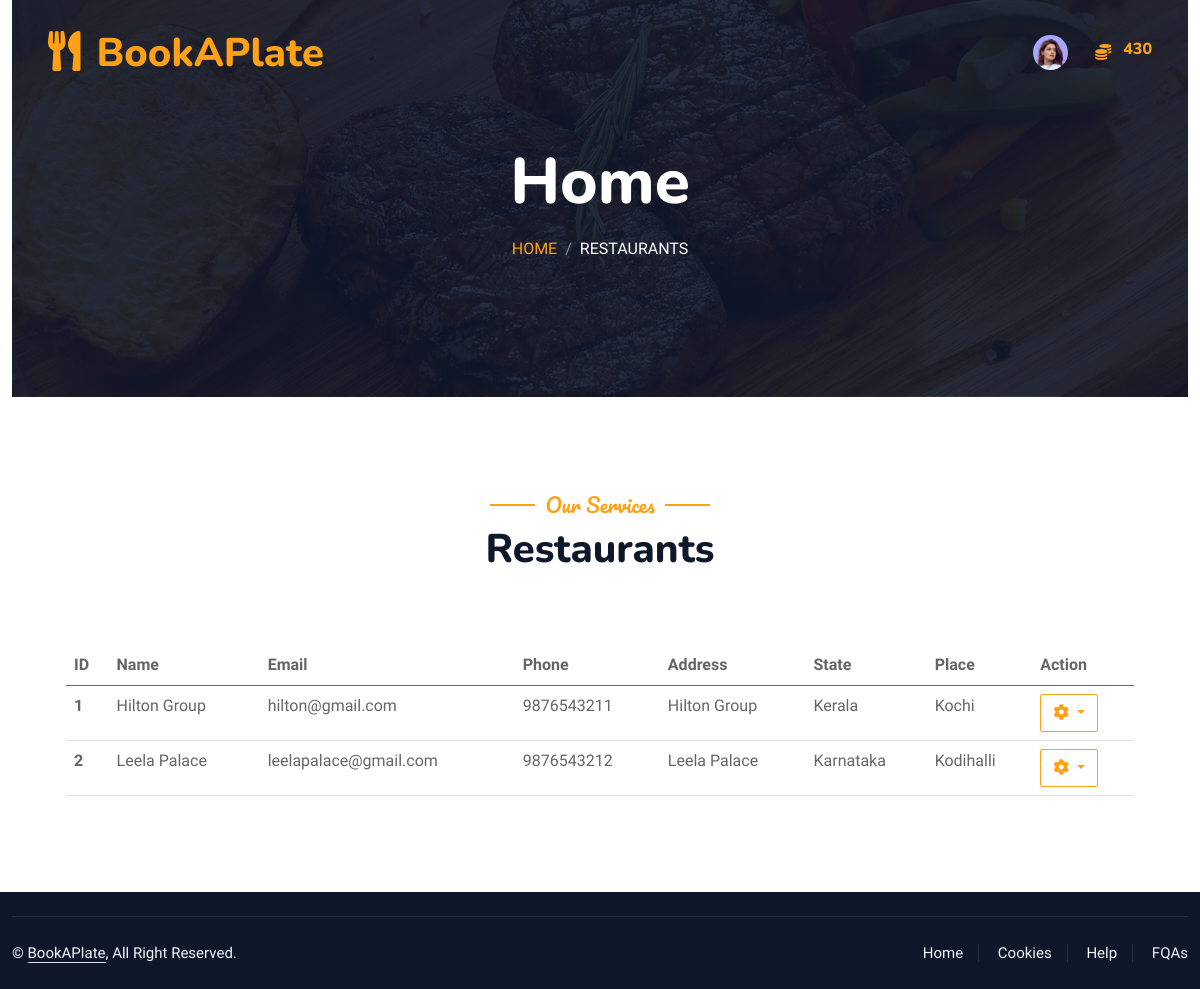
The page /customer_user/restaurants/ (signed in) on the database as committed earlier.
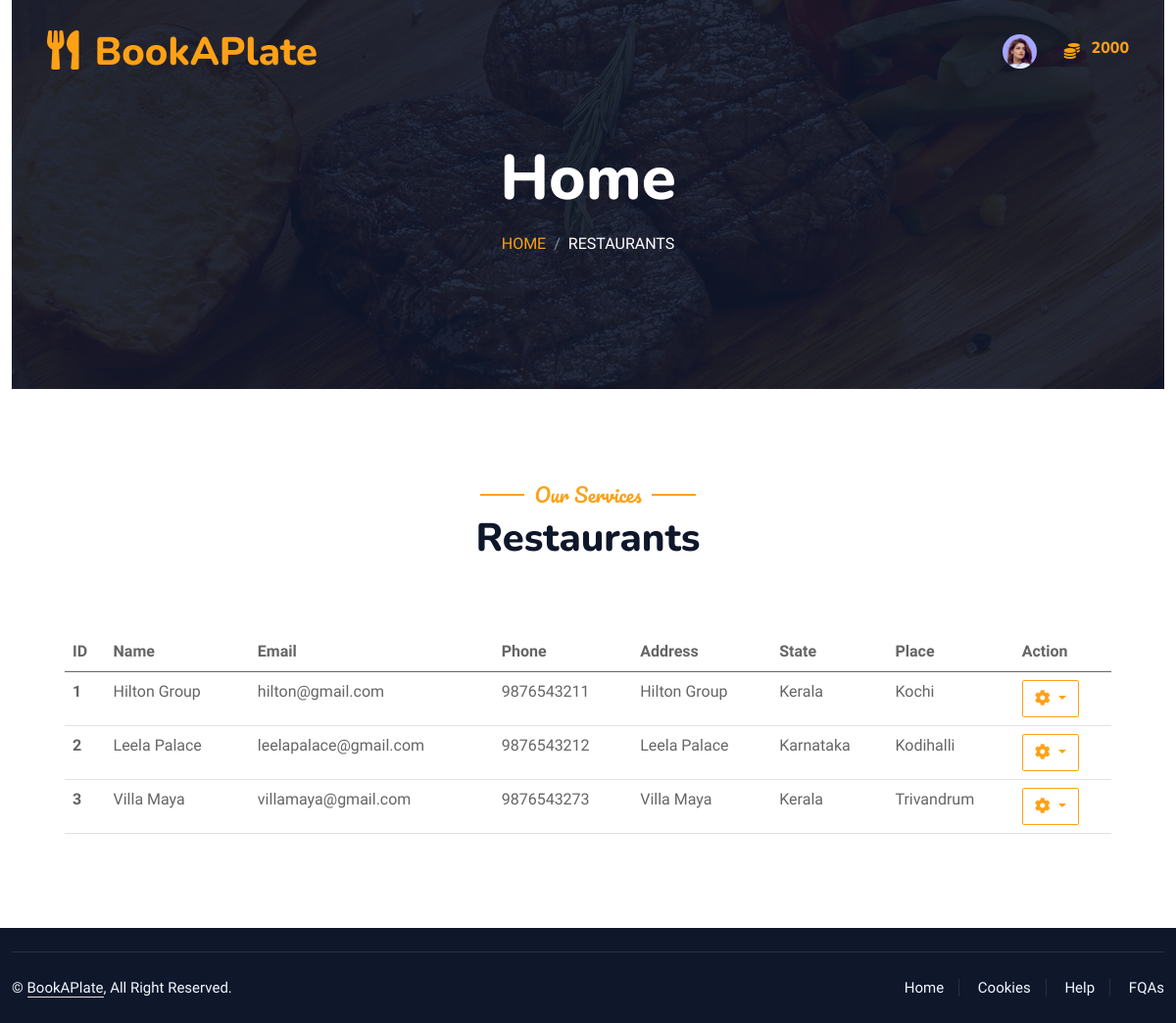
The same page on the database as committed later.
### admin_workbench/models.py (models this page shows)
class Coins(models.Model):
    coin_id = models.AutoField(primary_key=True)
    coin_quantity = models.IntegerField(default= 2000)
    user = models.ForeignKey(Customer,on_delete=models.CASCADE)

class Restaurant(models.Model):
    restaurant_id = models.AutoField(primary_key=True)
    phone = models.CharField(max_length=13, unique=True)
    address = models.CharField(max_length=100)
    place = models.CharField(max_length=100)
    STATES_CHOICES = [
    ('','Select State'),
    ('Andhra Pradesh', 'Andhra Pradesh'),
    ('Arunachal Pradesh', 'Arunachal Pradesh'),
    ('Assam', 'Assam'),
    ('Bihar', 'Bihar'),
    ('Chhattisgarh', 'Chhattisgarh'),
    ('Goa', 'Goa'),
    ('Gujarat', 'Gujarat'),
    ('Haryana', 'Haryana'),
    ('Himachal Pradesh', 'Himachal Pradesh'),
    ('Jharkhand', 'Jharkhand'),
    ('Karnataka', 'Karnataka'),
    ('Kerala', 'Kerala'),
    ('Madhya Pradesh', 'Madhya Pradesh'),
    ('Maharashtra', 'Maharashtra'),
    ('Manipur', 'Manipur'),
    ('Meghalaya', 'Meghalaya'),
    ('Mizoram', 'Mizoram'),
    ('Nagaland', 'Nagaland'),
    ('Odisha', 'Odisha'),
    ('Punjab', 'Punjab'),
    ('Rajasthan', 'Rajasthan'),
    ('Sikkim', 'Sikkim'),
    ('Tamil Nadu', 'Tamil Nadu'),
    ('Telangana', 'Telangana'),
    ('Tripura', 'Tripura'),
    ('Uttar Pradesh', 'Uttar Pradesh'),
    ('Uttarakhand', 'Uttarakhand'),
    ('West Bengal', 'West Bengal')
]
    state = models.CharField(max_length=100, choices=STATES_CHOICES, default='Kerala')
    status = models.CharField(max_length=10, default='Inactive')
    profile_photo = models.ImageField(upload_to='restaurant_profile/', null=True)
    pancard = models.ImageField(upload_to='business_pan/', null=True)
    description = models.TextField()
    fssai_registration_number = models.DecimalField(max_digits=14, unique=True, decimal_places=0)
    license_number = models.CharField(max_length=100, unique=True)
    user = models.OneToOneField(User, on_delete=models.CASCADE)

### customer/views.py (the view)
# urls.py: path('restaurants/', RestaurantListView, name='restaurants'),
@login_required
def RestaurantListView(request):
    logged_user, customer, coins = get_customer_and_coins(request)
    restaurants = Restaurant.objects.filter(status='Active')
    context = {
        'logged_user': logged_user,
        'customer': customer,
        'restaurants': restaurants,
        'coins': coins,
    }
    return render(request, 'customer/restaurants.html', context)

### customer/views.py (called while the page is built)
@login_required
def get_customer_and_coins(request):
    logged_user = request.user
    customer = get_object_or_404(Customer, user=logged_user)
    coins = get_object_or_404(Coins, user=customer)
    return logged_user, customer, coins

### customer/templates/customer/restaurants.html (shortened to what this page needs)
{% extends 'customer/base.html'%} {% load static %}  {% block content %}
<div class="container-xxl position-relative p-0">
  <div class="container-xxl py-5 bg-dark hero-header mb-5">
    <div class="container text-center my-5 pt-5 pb-4">
      <h1 class="display-3 text-white mb-3 animated slideInDown">Home</h1>
      <nav aria-label="breadcrumb">
        <ol class="breadcrumb justify-content-center text-uppercase">
          <li class="breadcrumb-item"><a href="#">Home</a></li>
          <li class="breadcrumb-item text-white active" aria-current="page">
            Restaurants
          </li>
        </ol>
      </nav>
    </div>
  </div>
</div>
<div class="container-xxl py-5">
  <div class="container">
    <div class="text-center wow fadeInUp" data-wow-delay="0.1s">
      <h5 class="section-title ff-secondary text-center text-primary fw-normal">
        Our Services
      </h5>
      <h1 class="mb-5">Restaurants</h1>
    </div>
    <div class="row g-4">
      <div class="col-lg-12 col-sm-12 wow fadeInUp" data-wow-delay="0.1s">
        <div class="p-4">
          <div class="table-responsive-sm">
            <table class="table">
              <thead>
                <tr>
                  <th scope="col">ID</th>
                  <th scope="col">Name</th>
                  <th scope="col">Email</th>
                  <th scope="col">Phone</th>
                  <th scope="col">Address</th>
                  <th scope="col">State</th>
                  <th scope="col">Place</th>
                  <th scope="col">Action</th>
                </tr>
              </thead>
              <tbody>
                {% if restaurants %} {% for restaurant in restaurants %}
                <tr>
                  <th scope="row">{{ restaurant.restaurant_id }}</th>
                  <td>
                    {{restaurant.user.first_name}}&nbsp;{{restaurant.user.last_name}}
                  </td>
                  <td>{{restaurant.user.email}}</td>
                  <td>{{restaurant.phone}}</td>
                  <td>{{restaurant.address}}</td>
                  <td>{{restaurant.state}}</td>
                  <td>{{restaurant.place}}</td>
                  <td>
                    <div class="btn-group">
                      <button
                        type="button"
                        class="btn btn-outline-primary dropdown-toggle"
                        data-bs-toggle="dropdown"
                        aria-expanded="false"
                      >
                        <i class="fa fa-cog"></i>
                      </button>
                    </div>
                  </td>
                </tr>
                {% endfor %} {% else %}
                <tr>
                  <th scope="row" colspan="8" class="text-center">
                    <p>No records to display</p>
                  </th>
                </tr>
                {% endif %}
              </tbody>
            </table>
          </div>
        </div>
      </div>
    </div>
  </div>
</div>
{% endblock %}

### customer/templates/customer/base.html (shortened to what this page needs)
{% load static %}
<!DOCTYPE html>
<html lang="en">
  <head>
    <link
      href="https://cdnjs.cloudflare.com/ajax/libs/font-awesome/5.10.0/css/all.min.css"
      rel="stylesheet"
    />
    <link
      href="https://cdn.jsdelivr.net/npm/bootstrap-icons@1.4.1/font/bootstrap-icons.css"
      rel="stylesheet"
    />
    <link
      href="{% static 'book_a_plate/lib/animate/animate.min.css' %}"
      rel="stylesheet"
    />
    <link
      href="{% static 'book_a_plate/lib/owlcarousel/assets/owl.carousel.min.css' %}"
      rel="stylesheet"
    />
    <link
      href="{% static 'book_a_plate/lib/tempusdominus/css/tempusdominus-bootstrap-4.min.css' %}"
      rel="stylesheet"
    />
    <link
      href="{% static 'book_a_plate/css/bootstrap.min.css' %}"
      rel="stylesheet"
    />
    <link href="{% static 'book_a_plate/css/style.css' %}" rel="stylesheet" />
  </head>
  <body>
    <div class="container-xxl bg-white p-0">
      <div class="container-xxl position-relative p-0">
        <nav
          class="navbar navbar-expand-lg navbar-dark bg-dark px-4 px-lg-5 py-3 py-lg-0"
        >
          <a href="#" class="navbar-brand p-0">
            <h1 class="text-primary m-0">
              <i class="fa fa-utensils me-3"></i>BookAPlate
            </h1>
          </a>
          <div
            class="collapse navbar-collapse justify-content-end px-0"
            id="navbarNav"
          >
            <ul
              class="navbar-nav flex-row ms-auto align-items-center justify-content-end"
            >
              <li class="nav-item dropdown">
                <a
                  class="nav-link nav-icon-hover"
                  href="javascript:void(0)"
                  id="drop2"
                  data-bs-toggle="dropdown"
                  aria-expanded="false"
                >
                  {% if logged_user.is_authenticated and customer.profile_photo.url %}
                  <img
                    src="{{customer.profile_photo.url}}"
                    alt=""
                    width="35"
                    height="35"
                    class="rounded-circle"
                  />
                  {% else %}
                  <i class="fa fa-list"></i>
                  {% endif %}
                </a>
              </li>
              <li class="nav-item">
                <span>&nbsp;&nbsp;&nbsp;&nbsp;&nbsp;&nbsp;</span>
                <label class="text-primary">
                  <i class="fa fa-coins"></i>
                </label>
                <span>&nbsp;&nbsp;</span>
              </li>
              <li class="nav-item">
                <label class="text-primary">
                  <h6 class="text-primary">{{coins.coin_quantity}}</h6>
                </label>
              </li>
            </ul>
          </div>
        </nav>
      </div>
      <div class="container-fluid">{% block content %} {% endblock %}</div>
      <div
        class="container-fluid bg-dark text-light footer pt-4 mt-2 wow fadeIn"
        data-wow-delay="0.1s"
      >
        <div class="copyright">
          <div class="row">
            <div class="col-md-6 text-center text-md-start mb-3 mb-md-0">
              &copy; <a class="border-bottom" href="#">BookAPlate</a>, All Right
              Reserved.
            </div>
            <div class="col-md-6 text-center text-md-end">
              <div class="footer-menu">
                <a href="#">Home</a>
                <a href="#">Cookies</a>
                <a href="#">Help</a>
                <a href="#">FQAs</a>
              </div>
            </div>
          </div>
        </div>
      </div>
    </div>
  </body>
</html>

Rows that differ between the two databases and show on the page:
changed Coins: coin_quantity "430" → "2000"
now on this page (row edited): Restaurant: restaurant_id "3", user.first_name "Villa Maya", user.email "villamaya@gmail.com", phone "9876543273", address "Villa Maya", state "Kerala", place "Trivandrum"
